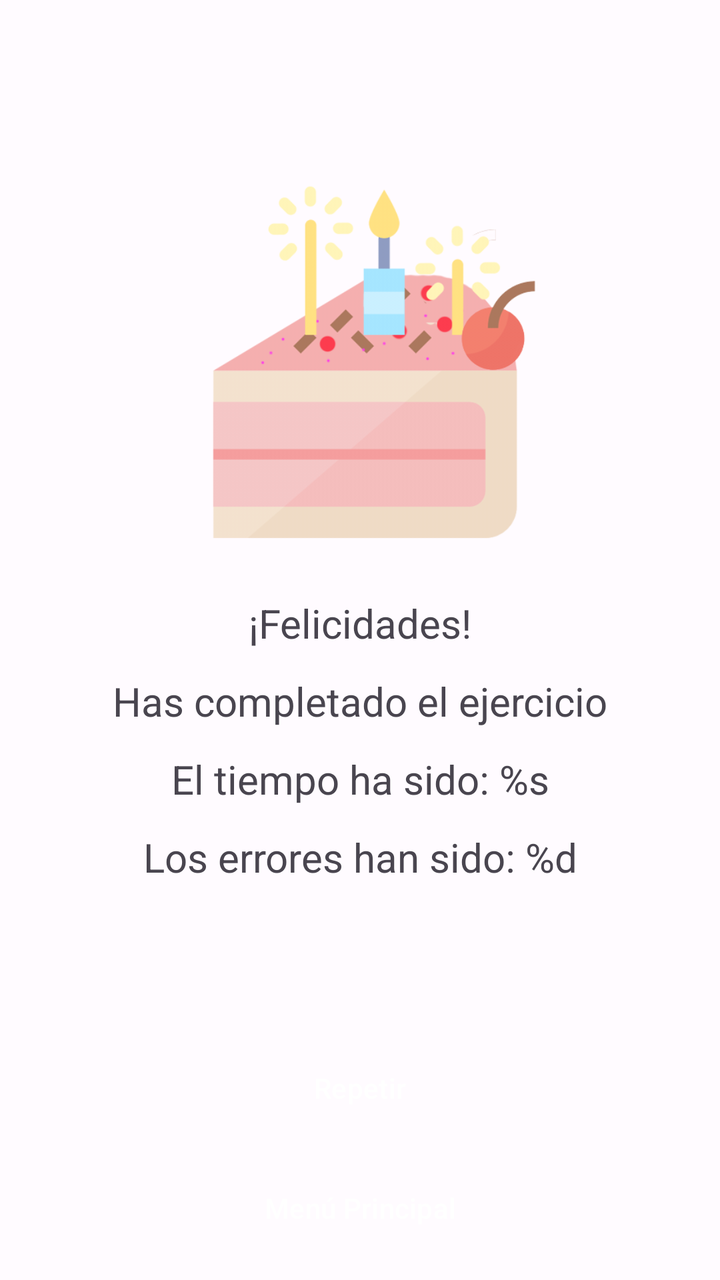
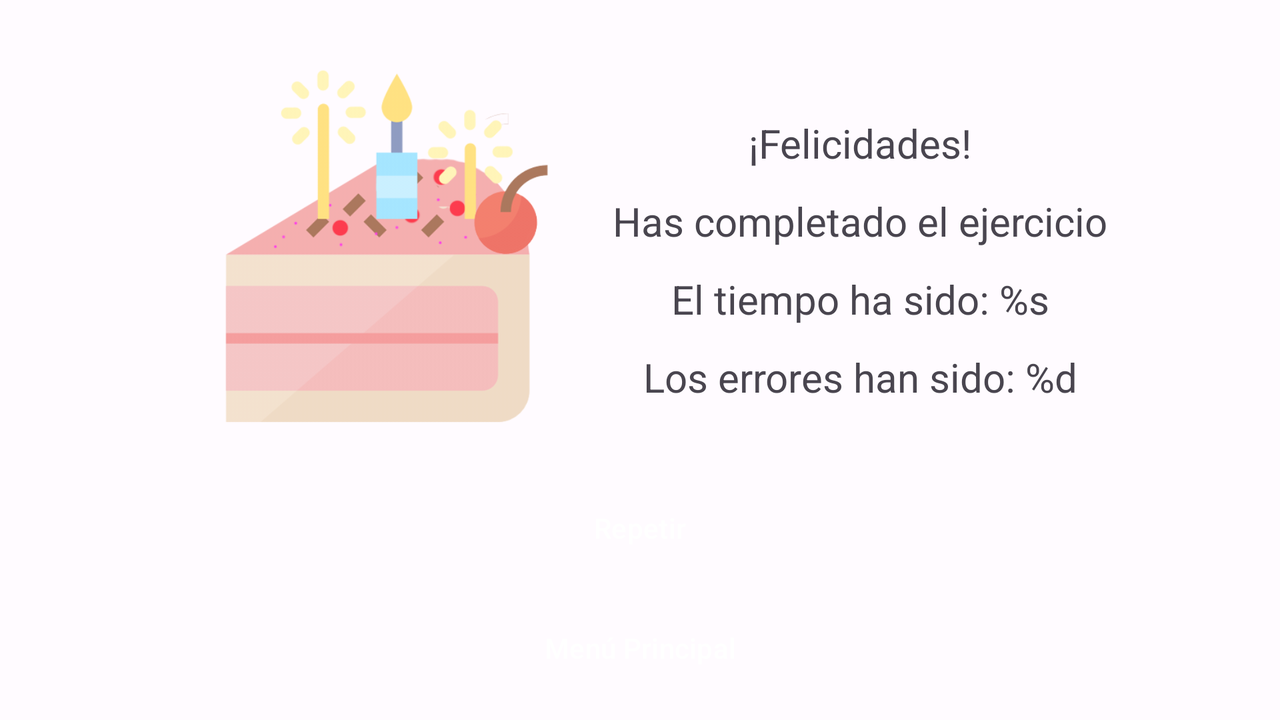

The same Android screen from two of the app's own layout files: first res/layout/ as a phone draws it, then the repository's variant for another configuration, drawn on a device whose configuration selects that folder. Both files follow.
<!-- AndroidManifest.xml: application theme Theme.IdiomApp -->
<!-- res/layout/activity_result_game.xml -->
<?xml version="1.0" encoding="utf-8"?>
<androidx.constraintlayout.widget.ConstraintLayout xmlns:android="http://schemas.android.com/apk/res/android"
    xmlns:app="http://schemas.android.com/apk/res-auto"
    xmlns:tools="http://schemas.android.com/tools"
    android:layout_width="match_parent"
    android:layout_height="match_parent"
    tools:context=".ActivityResultGame">


    <LinearLayout
        app:layout_constraintBottom_toTopOf="@id/btnRepetir"
        app:layout_constraintEnd_toEndOf="parent"
        app:layout_constraintTop_toTopOf="parent"
        app:layout_constraintStart_toStartOf="parent"
        android:layout_width="wrap_content"
        android:layout_height="wrap_content"
        android:orientation="vertical">

        <ImageView
            android:alpha="0.8"
            android:layout_gravity="center"
            android:layout_width="200dp"
            android:layout_height="200dp"
            android:src="@drawable/cake"
            android:contentDescription="@string/Felicidades" />

        <TextView
            android:layout_marginTop="20dp"
            android:layout_gravity="center_horizontal"
            android:layout_width="wrap_content"
            android:layout_height="wrap_content"
            android:text="@string/Felicidades"
            android:textSize="@dimen/text_h"/>

        <TextView
            android:layout_marginTop="12dp"
            android:layout_gravity="center_horizontal"
            android:layout_width="wrap_content"
            android:layout_height="wrap_content"
            android:text="@string/Has_completado_ejercicio"
            android:textSize="@dimen/text_h"/>

        <TextView
            android:id="@+id/tvTiempo"
            android:layout_marginTop="12dp"
            android:layout_gravity="center_horizontal"
            android:layout_width="wrap_content"
            android:layout_height="wrap_content"
            android:text="@string/El_tiempo_ha_sido"
            android:textSize="@dimen/text_h"/>

        <TextView
            android:id="@+id/tv_errors"
            android:layout_marginTop="12dp"
            android:layout_gravity="center_horizontal"
            android:layout_width="wrap_content"
            android:layout_height="wrap_content"
            android:text="@string/Los_errores_han_sido"
            android:textSize="@dimen/text_h"/>

    </LinearLayout>


    <Button
        android:id="@+id/btnRepetir"
        android:layout_marginEnd="20dp"
        android:layout_marginStart="20dp"
        android:layout_marginBottom="12dp"
        app:layout_constraintBottom_toTopOf="@id/btnIrAlMenu"
        android:background="@drawable/almost_redonded_price_red"
        android:layout_width="match_parent"
        android:layout_height="wrap_content"
        android:padding="4dp"
        android:layout_marginTop="8dp"
        android:text="@string/Repetir"/>

    <Button
        android:id="@+id/btnIrAlMenu"
        android:layout_marginEnd="20dp"
        android:layout_marginStart="20dp"
        android:layout_marginBottom="12dp"
        app:layout_constraintBottom_toBottomOf="parent"
        android:background="@drawable/almost_redonded_price_red"
        android:layout_width="match_parent"
        android:layout_height="wrap_content"
        android:padding="4dp"
        android:layout_marginTop="8dp"
        android:text="@string/MenuPrincipal"/>


</androidx.constraintlayout.widget.ConstraintLayout>
<!-- resources referenced by this layout -->
<resources>
  <dimen name="text_h">20sp</dimen>
  <string name="El_tiempo_ha_sido">El tiempo ha sido: %s</string>
  <string name="Felicidades">¡Felicidades!</string>
  <string name="Has_completado_ejercicio">Has completado el ejercicio</string>
  <string name="Los_errores_han_sido">Los errores han sido: %d</string>
  <string name="MenuPrincipal">Menú Principal</string>
  <string name="Repetir">Repetir</string>
  <style name="Theme.IdiomApp" parent="Base.Theme.IdiomApp" />
  <color name="md_theme_light_primary">#B52045</color>
  <color name="md_theme_light_onPrimary">#FFFFFF</color>
  <color name="md_theme_light_primaryContainer">#FFD9DC</color>
  <color name="md_theme_light_onPrimaryContainer">#400010</color>
  <color name="md_theme_light_secondary">#C00000</color>
  <color name="md_theme_light_onSecondary">#FFFFFF</color>
  <color name="md_theme_light_secondaryContainer">#FFDAD4</color>
  <color name="md_theme_light_onSecondaryContainer">#410000</color>
  <color name="md_theme_light_tertiary">#785930</color>
  <color name="md_theme_light_onTertiary">#FFFFFF</color>
  <color name="md_theme_light_tertiaryContainer">#FFDDB6</color>
  <color name="md_theme_light_onTertiaryContainer">#2A1800</color>
  <color name="md_theme_light_error">#BA1A1A</color>
  <color name="md_theme_light_errorContainer">#FFDAD6</color>
  <color name="md_theme_light_onError">#FFFFFF</color>
  <color name="md_theme_light_onErrorContainer">#410002</color>
  <color name="md_theme_light_background">#FFFBFF</color>
  <color name="md_theme_light_onBackground">#3F0018</color>
  <color name="md_theme_light_surface">#FFFBFF</color>
  <color name="md_theme_light_onSurface">#3F0018</color>
  <color name="md_theme_light_surfaceVariant">#F4DDDE</color>
  <color name="md_theme_light_onSurfaceVariant">#524344</color>
  <color name="md_theme_light_outline">#847374</color>
  <color name="md_theme_light_inverseOnSurface">#FFECEE</color>
  <color name="md_theme_light_inverseSurface">#5F112C</color>
  <color name="md_theme_light_inversePrimary">#FFB2BA</color>
  <style name="MySearchViewStyle" parent="Widget.AppCompat.SearchView">
          <item name="android:queryBackground">@null</item>
      </style>
  <!-- some entries are left out for length -->
</resources>
<!-- res/layout-land/activity_result_game.xml (the repository's variant of the layout above) -->
<!-- drawn on the phone turned sideways -->
<?xml version="1.0" encoding="utf-8"?>
<androidx.constraintlayout.widget.ConstraintLayout xmlns:android="http://schemas.android.com/apk/res/android"
    xmlns:app="http://schemas.android.com/apk/res-auto"
    xmlns:tools="http://schemas.android.com/tools"
    android:layout_width="match_parent"
    android:layout_height="match_parent"
    tools:context=".ActivityResultGame">


    <LinearLayout
        app:layout_constraintBottom_toTopOf="@id/btnRepetir"
        app:layout_constraintEnd_toEndOf="parent"
        app:layout_constraintTop_toTopOf="parent"
        app:layout_constraintStart_toStartOf="parent"
        android:layout_width="wrap_content"
        android:layout_height="wrap_content"
        android:orientation="horizontal">

        <ImageView
            android:alpha="0.8"
            android:layout_gravity="center_vertical"
            android:layout_width="200dp"
            android:layout_height="200dp"
            android:src="@drawable/cake"
            android:contentDescription="@string/Felicidades" />

        <LinearLayout
            android:layout_width="wrap_content"
            android:layout_height="wrap_content"
            android:orientation="vertical"
            android:layout_gravity="center_vertical"
            android:layout_marginStart="20dp">



        <TextView
            android:layout_marginTop="20dp"
            android:layout_gravity="center_horizontal"
            android:layout_width="wrap_content"
            android:layout_height="wrap_content"
            android:text="@string/Felicidades"
            android:textSize="@dimen/text_h"/>

        <TextView
            android:layout_marginTop="12dp"
            android:layout_gravity="center_horizontal"
            android:layout_width="wrap_content"
            android:layout_height="wrap_content"
            android:text="@string/Has_completado_ejercicio"
            android:textSize="@dimen/text_h"/>

        <TextView
            android:id="@+id/tvTiempo"
            android:layout_marginTop="12dp"
            android:layout_gravity="center_horizontal"
            android:layout_width="wrap_content"
            android:layout_height="wrap_content"
            android:text="@string/El_tiempo_ha_sido"
            android:textSize="@dimen/text_h"/>

        <TextView
            android:id="@+id/tv_errors"
            android:layout_marginTop="12dp"
            android:layout_gravity="center_horizontal"
            android:layout_width="wrap_content"
            android:layout_height="wrap_content"
            android:text="@string/Los_errores_han_sido"
            android:textSize="@dimen/text_h"/>
        </LinearLayout>

    </LinearLayout>


    <Button
        android:id="@+id/btnRepetir"
        android:layout_marginEnd="20dp"
        android:layout_marginStart="20dp"
        android:layout_marginBottom="12dp"
        app:layout_constraintBottom_toTopOf="@id/btnIrAlMenu"
        android:background="@drawable/almost_redonded_price_red"
        android:layout_width="match_parent"
        android:layout_height="wrap_content"
        android:padding="4dp"
        android:layout_marginTop="8dp"
        android:text="@string/Repetir"/>

    <Button
        android:id="@+id/btnIrAlMenu"
        android:layout_marginEnd="20dp"
        android:layout_marginStart="20dp"
        android:layout_marginBottom="12dp"
        app:layout_constraintBottom_toBottomOf="parent"
        android:background="@drawable/almost_redonded_price_red"
        android:layout_width="match_parent"
        android:layout_height="wrap_content"
        android:padding="4dp"
        android:layout_marginTop="8dp"
        android:text="@string/MenuPrincipal"/>


</androidx.constraintlayout.widget.ConstraintLayout>
